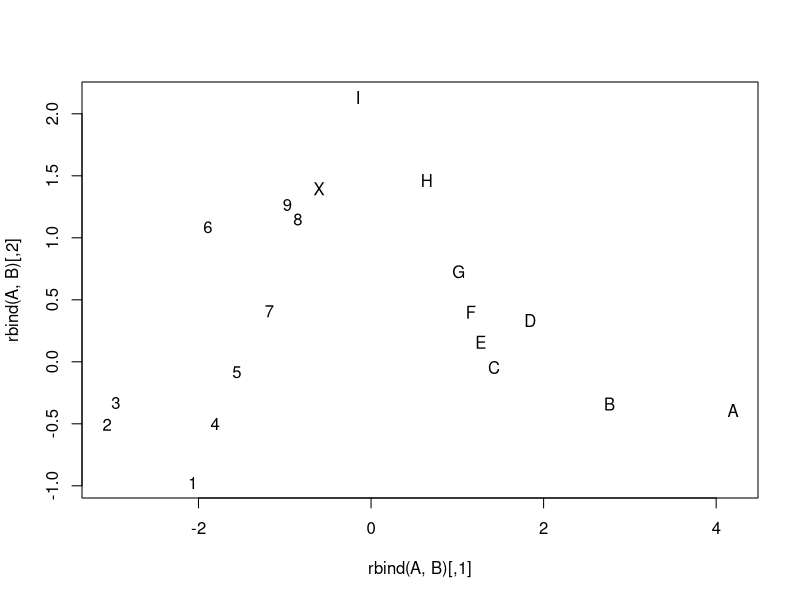

The R source for this figure:
library(gnm)


### Name: barley
### Title: Jenkyn's Data on Leaf-blotch on Barley
### Aliases: barley
### Keywords: datasets

### ** Examples

set.seed(1)

###  Fit Wedderburn's logit model with variance proportional to [mu(1-mu)]^2
logitModel <- glm(y ~ site + variety, family = wedderburn, data = barley)
fit <- fitted(logitModel)
print(sum((barley$y - fit)^2 / (fit * (1-fit))^2))
##  Agrees with the chi-squared value reported in McCullagh and Nelder 
##  (1989, p331), which differs slightly from Wedderburn's reported value.

###  Fit the biplot model as in Gabriel (1998, p694)
biplotModel <- gnm(y ~ -1 + instances(Mult(site, variety), 2),
                   family = wedderburn, data = barley)
barleySVD <- svd(matrix(biplotModel$predictors, 10, 9))
A <- sweep(barleySVD$v, 2, sqrt(barleySVD$d), "*")[, 1:2]
B <- sweep(barleySVD$u, 2, sqrt(barleySVD$d), "*")[, 1:2]
##  These are essentially A and B as in Gabriel (1998, p694), from which
##  the biplot is made by
plot(rbind(A, B), pch = c(levels(barley$site), levels(barley$variety)))

##  Fit the double-additive model as in Gabriel (1998, p697)
variety.binary <- factor(match(barley$variety, c(2,3,6), nomatch = 0) > 0,
                        labels = c("rest", "2,3,6"))
doubleAdditive <- gnm(y ~ variety + Mult(site, variety.binary),
                      family = wedderburn, data = barley)
##  It is unclear why Gabriel's chi-squared statistics differ slightly
##  from the ones produced in these fits.  Possibly Gabriel adjusted the
##  data somehow prior to fitting?
